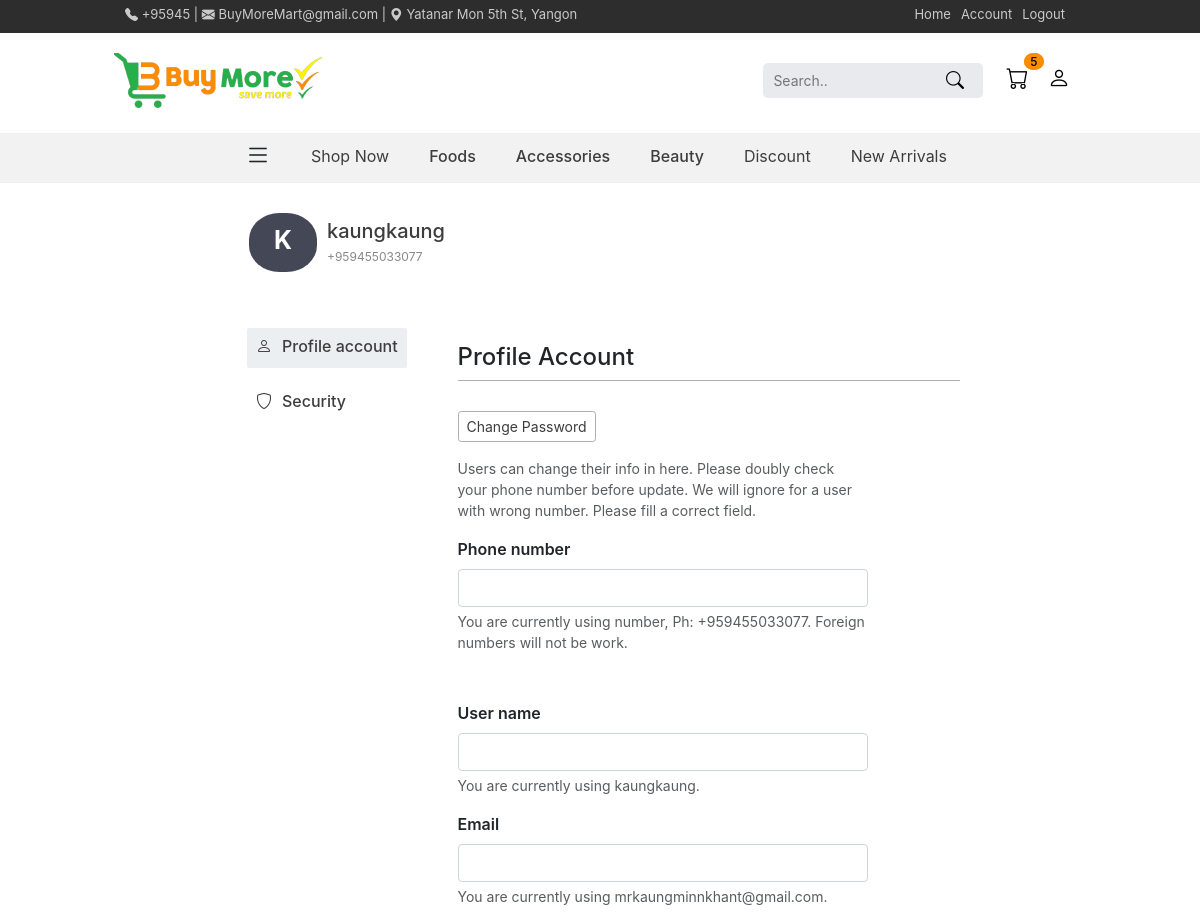
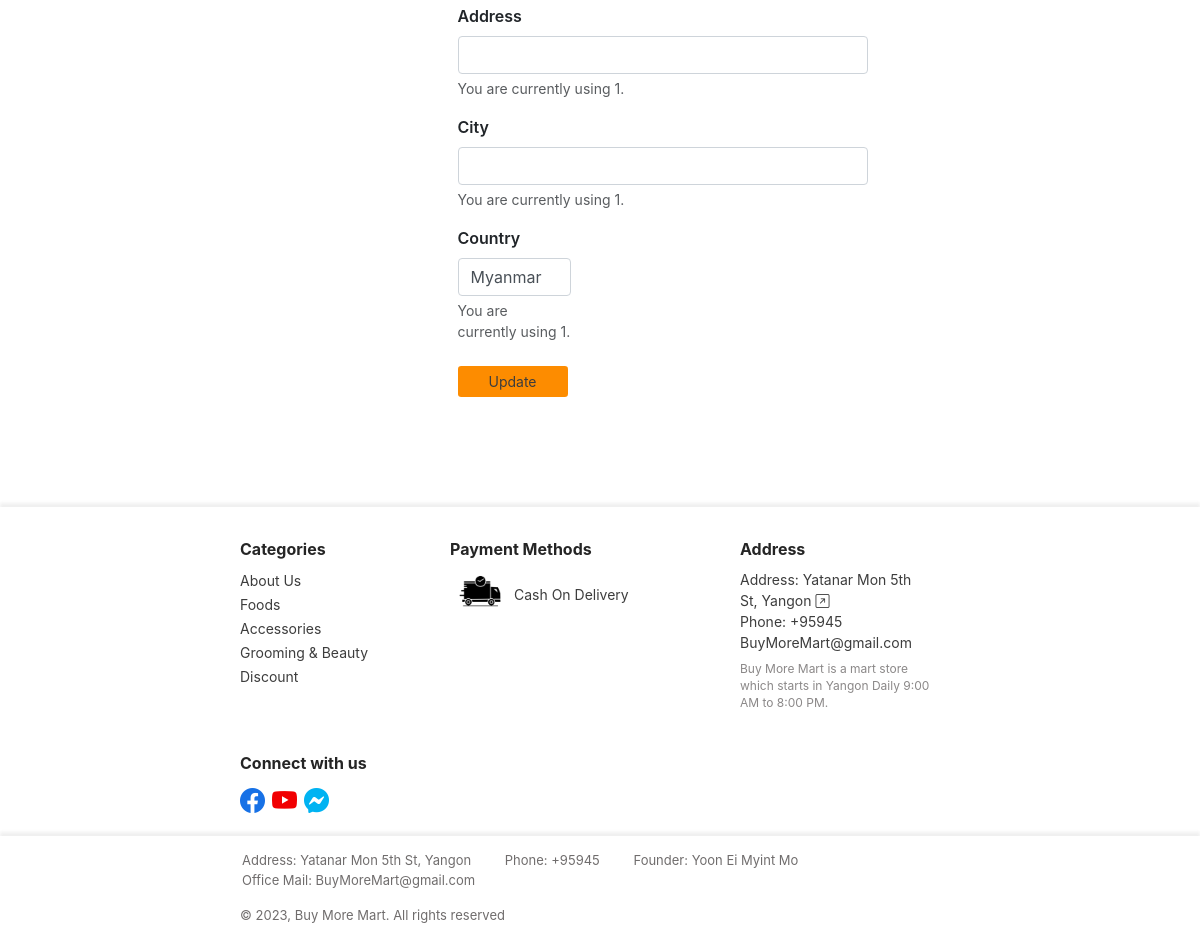
/profile (signed in), run on the app's committed database (2 pictures, top to bottom).
### app_controller/Website_Interface/models.py (models this page shows)
class Info(models.Model):
    phone = models.CharField(max_length=255, null=True, blank=True)
    email = models.EmailField(null=True, blank=True)
    address = models.CharField(max_length=255, null=True, blank=True)
    location = models.URLField(null=True, blank=True)
    buy_more_mart_info = models.TextField(max_length=255, null=True, blank=True)

### app_controller/Application/models.py (models this page shows)
class User(AbstractUser):
    image = models.ImageField(upload_to='profile_image', null=True, blank=True)
    phone_number = models.CharField(max_length=255)
    address = models.CharField(max_length=255)
    city = models.CharField(max_length=100)
    country = models.CharField(max_length=255)
    otp = models.CharField(max_length=255)
    is_verified = models.BooleanField(default=False)

### app_controller/Application/others/profile.py (the view, shortened to what this page needs)
# urls.py: 2. Add a URL to urlpatterns:  path('', views.home, name='home')
    def home(self, request):
        if Info.objects.filter(id=1).exists():
            info = Info.objects.get(id=1)
        else:
            info = None
        if Header_ImageGroup.objects.filter(id=1).exists():
            header_image = Header_ImageGroup.objects.get(id=1)
        else:
            header_image = None
        header_food = Product_type.objects.filter(category=1)
        header_accessories = Product_type.objects.filter(category=2)
        header_beauty = Product_type.objects.filter(category=3)
        if request.user.is_authenticated == False:
            return redirect("login")
        if request.user.is_authenticated:
            cart = Cart.objects.filter(user=request.user)
            cart_len = len(list(cart))
        else:
            cart_len = 0
        context = {
            'info': info,
            'header_image': header_image,
            'header_food': header_food,
            'header_accessories': header_accessories,
            'header_beauty': header_beauty,
            "cart_noti": cart_len
        }
        return render(request, 'others/profile.html',
                    context)

### template/others/profile.html (shortened to what this page needs)
{% extends 'base.html' %}
{% block content %}
<!DOCTYPE html>
<html lang="en">
<head>
    {% load static %}
    <link rel="stylesheet" href="{% static 'css/page.css' %}">
    <link rel="stylesheet" href="{% static 'css/profile.css' %}">
</head>
<body>
    {% include 'header.html' %}
    <div class="base_content4">
        <div class="main_profile_body_content">
          <div class="profile_body_content">
            <div class="profile_header">
                {% if request.user.is_authenticated %}
                <div class="profile_header_image">{{ request.user|make_list|first|capfirst }}</div>
                {% else %}
                <div class="profile_header_image">?</div>
                {% endif %}
                <div class="profile_header_text_group">
                <p class="profile_header_text">{{ request.user.username }}</p>
                <span class="profile_header_text_lower">{{ request.user.phone_number }}</span>
                </div>
            </div>
            <div class="profile_body">
                <div class="profile_left">
                    <ul>
                        <a href="{% url 'profile' %}"><li class=""><i class="bi bi-person"></i> <p>Profile account</p></li></a>
                        <a href="{% url 'security' %}"><li class=""><i class="bi bi-shield"></i> <p>Security</p></li></a>
                    </ul>
                </div>
                <div class="profile_right">
                    <div class="profile_right_head">
                        <h4>Profile Account</h4>
                    </div>
                    <div class="profile_right_body">
                        <div class="profile_right_body_form">
                            <form action="{% url 'profile' %}" method="POST" enctype="multipart/form-data">
                        <div class="mb-3">
                            <a href="{% url 'security' %}" class="profile_password btn btn-sm">Change Password</a>
                        </div>
                        <div class="mb-3">
                            <div class="form-text">Users can change their info in here. Please doubly check
                                    your phone number before update.
                                We will ignore for a user with wrong number. Please fill a correct field.</div>
                        </div>
                            <div class="mb-5">
                            <label for="phone" class="form-label profile_label">Phone number</label>
                            <input name="phone" type="text" class="form-control" id="phone">
                            <div class="form-text">You are currently using number, Ph: {{ request.user.phone_number }}.
                                Foreign numbers will not be work.
                            </div>
                            </div>
                                <div class="mb-3">
                                <label for="name" class="form-label profile_label">User name</label>
                                <input name="name" type="text" class="form-control" id="name">
                                <div class="form-text">You are currently using {{ request.user.username }}.</div>
                                </div>
                                <div class="mb-3">
                                    <label for="email" class="form-label profile_label">Email</label>
                                    <input name="email" type="email" class="form-control" id="email">
                                    <div class="form-text">You are currently using {{ request.user.email }}.</div>
                                    </div>
                                    <div class="mb-3">
                                        <label for="address" class="form-label profile_label">Address</label>
                                        <input name="address" type="text" class="form-control" id="address">
                                        <div class="form-text">You are currently using {{ request.user.address }}.</div>
                                        </div>
                                        <div class="mb-3">
                                            <label for="city" class="form-label profile_label">City</label>
                                            <input name="city" type="text" class="form-control" id="city">
                                            <div class="form-text">You are currently using {{ request.user.city }}.</div>
                                            </div>
                                            <div class="mb-4 profile_country">
                                            <label for="country" class="form-label profile_label">Country</label>
                                            <select id="country" name="country" class="form-control account_country">
                                                <option value="Myanmar">Myanmar</option>
                                            </select>
                                            <div class="form-text">You are currently using {{ request.user.country }}.</div>
                                            </div>
                                <button type="submit" class="profile_update btn btn-sm">Update</button>
                            </form>
                        </div>
                    </div>
                </div>
            </div>
        </div>
    </div>
</div>
</body>
    {% include 'footer.html'%}
</html>
{% endblock %}

### template/header.html (shortened to what this page needs)
{% extends 'base.html' %}
{% block content %}
<!DOCTYPE html>
<html lang="en">
<head>
    {% load static %}
    <link rel="stylesheet" href="{% static 'css/page.css' %}">
    <link rel="stylesheet" href="{% static 'css/header.css' %}">
    <link rel="stylesheet" href="{% static 'css/header_hover.css' %}">
</head>
<body>
    <div class="main_header_content">
        <div class="base_content2">
            <div class="header_content">
                <div class="first_header">
                    <div class="first_header_left">
                        {% if info.phone %}
                    <label for=""><i class="bi bi-telephone-fill"></i> {{ info.phone }} |</label>&nbsp;
                        {% else %}
                    <label for=""><i class="bi bi-telephone-fill"></i> +959455033077 |</label>&nbsp;
                        {% endif %}
                        {% if info.email %}
                    <label for=""><i class="bi bi-envelope-fill"></i> {{ info.email }} |</label>&nbsp;
                        {% else %}
                    <label for=""><i class="bi bi-envelope-fill"></i> BuyMoreMart@gmail.com |</label>&nbsp;
                        {% endif %}
                        {% if info.address %}
                    <label for=""><i class="bi bi-geo-alt-fill"></i><a href="{{ info.location }}"> {{ info.address }}</a></label>
                        {% else %}
<label for=""><i class="bi bi-geo-alt-fill"></i><a href="https://www.google.com/maps/place/Buy+More+Mart/@16.8357569,96.1136676,15z/data=!4m6!3m5!1s0x30c1956299e6b48b:0xd2f9fd3513d2e941!8m2!3d16.8357569!4d96.1136676!16s%2Fg%2F11s640nsb1?entry=ttu"> Yatanar Mon 5th St, Yangon</a></label>
                        {% endif %}
                    </div>
                    <ul>
                        <li><a href="{% url 'index' %}">Home</a></li>
                        <li><a href="{% url 'profile' %}">Account</a></li>
                        {% if user.is_authenticated %}
                            <li><a href="{% url 'logout' %}">Logout</a></li>
                        {% else %}
                            <li><a href="{% url 'login' %}">Login</a></li>
                        {% endif %}
                    </ul>
                </div>
            </div>
        </div>
    </div>
<div class="base_content2">
    <div class="second_header_content">
    <div class="second_header">
        <a href="{% url 'index' %}"><img class="logo_image" src="/media/website_images/logo-nobg.png" alt=""></a>
        <form action="{% url 'search' %}" method="POST" enctype="multipart/form-data">
            <input name="search" class="search_form" type="text" placeholder="Search..">
            <button class="search_form_submit"><i class="bi bi-search"></i></button>
            <a class="second_header_cart" href="{% url 'cart' %}"><i class="bi bi-cart"></i>
                <word id="element_cart_noti" class="second_header_cart_number">{{ cart_noti }}</word></a>
            <a class="second_header_profile" href="{% url 'profile' %}"><i class="bi bi-person"></i></a>
        </form>
    </div>
</div>
</div>
    <div class="third_header_content">
    <div class="third_header">
        <ul>
            <li><i id="default_setting" class="bi bi-list"></i></li>
            <li class="li2"><a href="{% url 'index' %}" class="" id="hn0">Shop Now</a>
            </li>
            <li><a href="{% url 'foods' %}" class="main_one" id="hn1">Foods</a>
            </li>
            <li><a href="{% url 'accessories' %}" class="main_two" id="hn2">Accessories</a>
            </li>
            <li><a href="{% url 'gb' %}" class="main_three" id="hn3">Beauty</a>
            </li>
            <li><a href="{% url 'discount' %}" class="" id="hn4">Discount</a>
            </li>
            <li><a href="{% url 'new_arrivals' %}" class="" id="hn5">New Arrivals</a>
            </li>
        </ul>
    </div>
</div>
    <div class="second_line_arrow"></div>
</body>
</html>
{% endblock %}

### template/footer.html (shortened to what this page needs)
{% extends 'base.html' %}
{% block content %}
<head>
    {% load static %}
    <link rel="stylesheet" href="{% static 'css/page.css' %}">
    <link rel="stylesheet" href="{% static 'css/footer.css' %}">
</head>
<body>
    <div class="main_footer_content">
        <div class="base_content2">
        <div class="first_footer_content">
           <div class=" first_footer_content1">
            <label for="">Categories</label>
            <p><a href="">About Us</a>
                <a href="">Foods</a>
                <a href="">Accessories</a>
                <a href="">Grooming & Beauty</a>
                <a href="">Discount</a>
            </p>
           </div>
           <div class=" first_footer_content2">
            <label for="">Payment Methods</label>
                <p><img src="/media/website_icons/cod.jpg" alt=""> Cash On Delivery
            </p>
           </div>
           <div class="first_footer_content3">
            <label for="">Address</label>
            <p>Address: {% if info.address %}<a href="{{ info.location }}">{{ info.address }} <i class="bi bi-arrow-up-right-square"></i></a> {% else %} <a href="https://www.google.com/maps/place/Buy+More+Mart/@16.8357569,96.1136676,15z/data=!4m6!3m5!1s0x30c1956299e6b48b:0xd2f9fd3513d2e941!8m2!3d16.8357569!4d96.1136676!16s%2Fg%2F11s640nsb1?entry=ttu">Yatanar Mon 5th St, Yangon<i class="bi bi-arrow-up-right-square"></i></a>{% endif %}
            {% if info.phone %} Phone: {{ info.phone }} {% else %} Phone: +959455033077 {% endif %}
            {% if info.email %} {{ info.email }} {% else %} BuyMoreMart@gmail.com {% endif %}
{% if info.buy_more_mart_info %}<words>{{ info.buy_more_mart_info }}</words>{% else %}<words>Buy More Mart is a mart store which starts in Yangon Daily 9:00 AM to 8:00 PM.</words>{% endif %}
        </p>
           </div>
        </div>
        <div class="below_first_footer_content">
        <div class="below_first_footer_content1">
            <label for="">Connect with us</label>
<p><a href=""><i class="bi bi-facebook"></i></a> <a href=""><i class="bi bi-youtube"></i></a> <a href=""><i class="bi bi-messenger"></i></a>
</p>
</div>
        </div>
    </div>
</div>
<div class="main_footer_content2">
    <div class="base_content2">
        <div class="second_footer_content">
            <div class="second_footer_content1">
                <ul>
                    {% if info.address %}
                    <li>Address: <a href="{{ info.location }}">{{ info.address }}</a></li>
                        {% else %}
                        <li>Address: <a href="https://www.google.com/maps/place/Buy+More+Mart/@16.8357569,96.1136676,15z/data=!4m6!3m5!1s0x30c1956299e6b48b:0xd2f9fd3513d2e941!8m2!3d16.8357569!4d96.1136676!16s%2Fg%2F11s640nsb1?entry=ttu">Yatanar Mon 5th St, Yangon</a></li>
                    {% endif %}
                    {% if info.phone %}
                    <li>Phone: {{ info.phone }}</li>
                        {% else %}
                    <li>Phone: +959455033077</li>
                    {% endif %}
                    <li>Founder: Yoon Ei Myint Mo</li>
                    {% if info.email %}
                    <li>Office Mail: {{ info.email }}</li>
                        {% else %}
                    <li>Office Mail: BuyMoreMart@gmail.com</li>
                    {% endif %}
                </ul>
            </div>
            <div class=" second_footer_content2">
                <p>© 2023, Buy More Mart. All rights reserved</p>
            </div>
        </div>
    </div>
</div>
</body>
{% endblock %}

### data on the page
Info: phone "+95945", email "BuyMoreMart@gmail.com", address "Yatanar Mon 5th St, Yangon", buy_more_mart_info "Buy More Mart is a mart store which starts in Yangon Daily 9:00 AM to 8:00 PM."
User: user|make_list "K", user.username "kaungkaung", user.phone_number "+959455033077", user.email "mrkaungminnkhant@gmail.com", user.address "1", user.city "1", user.country "1"

### other printed values
{{ cart_noti }} "5"
